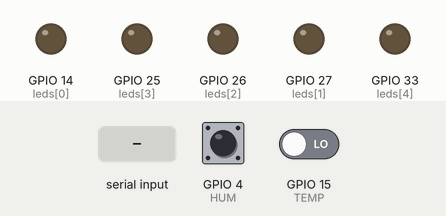
Simulated run of this sketch. Board: ESP32. Parts: output pins drawn as LEDs (lit = HIGH). The inputs (shaded band) are chosen by the test bench; at power-on: GPIO 4 (HUM) HIGH, GPIO 15 (TEMP) LOW. Nothing arrives over Bluetooth unless stated; what the sketch prints to the serial monitor is not drawn.

Above: at 1.2 s.
1.3 s: "1\n" received over the second serial link
At 1.9 s:
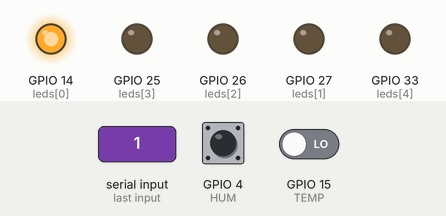
2.8 s: "2\n" received over the second serial link
At 4.0 s:
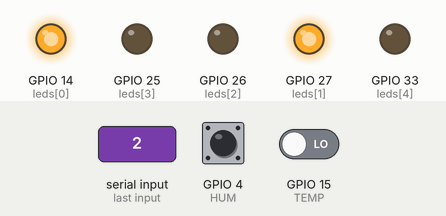
4.3 s: "1\n" received over the second serial link
At 5.3 s:
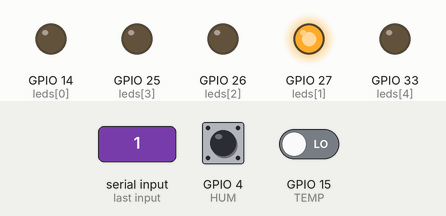
5.8 s: "0\n" received over the second serial link
At 6.4 s:
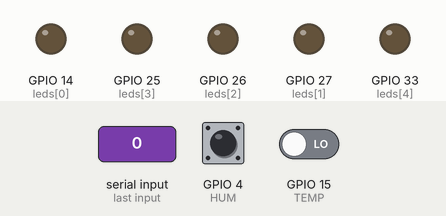
Timing chart, 0 to 8.3 s (numbered marks = the images above; inputs shaded):
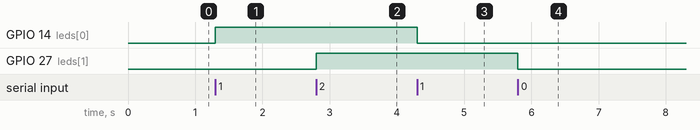

Measured:
- after the input at 1.3 s, GPIO 14 (leds[0]): LOW → HIGH at once
- after the input at 2.8 s, GPIO 27 (leds[1]): LOW → HIGH at once
- after the input at 4.3 s, GPIO 14 (leds[0]): HIGH → LOW at once
- after the input at 5.8 s, GPIO 27 (leds[1]): HIGH → LOW at once

The sketch:

Practica000.ino
```cpp
/*
 *Universidad Nacional Autónoma de México
 *Facultad de Ciencias
 *Licenciatura en Ciencias de la Computación
 *Seminario de Ciencias de la Computación A: Introducción al Internet de las Cosas
 *
 *Escrito por:
 *  Delgado Díaz Hermes Alberto
 *  López Montúfar José Eleazar
*/
#include <DHT.h>
#include <DHT_U.h>

#include "DHT.h"
#include "BluetoothSerial.h"

#define DHTPIN 32
#define DHTTYPE DHT11
DHT dht(DHTPIN, DHTTYPE);

//Condición para habilitar el bluetooth
#if !defined(CONFIG_BT_ENABLED) || !defined(CONFIG_BLUEDROID_ENABLED)
#error Bluetooth is not enabled! Please run `make menuconfig` to and enable it
#endif

//Definir pines
#define TEMP 15 //Botón para temperatura
#define HUM 4 //Botón para humedad

BluetoothSerial BT; // Objeto Bluetooth

//Variables para el funcionamiento del botón
long timeCounter1 = 0;
long timeCounter2 = 0;
int timeThreshold = 250;
int leds[] = {14,27,26,25,33};

void setup() {
  Serial.begin(115200);
  BT.begin("ESP32HE");
  Serial.println("Bluetooth listo para emparejar!");

  dht.begin();
  for(int i = 0; i<5;i++){
    pinMode(leds[i], OUTPUT);
    digitalWrite(leds[i], LOW);
  }

  pinMode(TEMP, INPUT);
  pinMode(HUM, INPUT);
}

void loop() {
  if(digitalRead(TEMP) == 1 && millis()> timeCounter1 + timeThreshold){
    float t = dht.readTemperature();
    if(!isnan(t)){
      BT.println("Temperatura: " + String(t) + "ºC");
    }else{
      BT.println("Error al leer la temperatura. :(");
    }
    timeCounter1 = millis();
  }

  if(digitalRead(HUM) == 0 && millis()> timeCounter2 + timeThreshold){
    float h = dht.readHumidity();
    if(!isnan(h)){
      BT.println("Humedad: " + String(h) + "%");
    }else{
      BT.println("Error al leer la humedad. :(");
    }
    timeCounter2 = millis();
  }

  if(BT.available()){
    String entrada = BT.readStringUntil('\n');
    entrada.trim(); // Elimina espacios y \r

    if (entrada.length() == 1) {
      funcionLeds(entrada.charAt(0));
    } else {
      BT.println("Comando no identificado. Usa 1-5 para LEDS y 0 para apagar todos.");
    }
  }

}

void funcionLeds(char entrada){
  if (entrada == '\n' || entrada == '\r') return;
  if(entrada >= '1' && entrada <= '5' ){
    int led = entrada - '1';
    digitalWrite(leds[led],!digitalRead(leds[led]));
    BT.println(String("LED ") + (led + 1) + (digitalRead(leds[led]) ? " encendido" : " apagado"));
  }else if(entrada == '0' ){
    for(int i = 0; i<5; i++){
      digitalWrite(leds[i],LOW);
    }
    BT.println("Todos los LEDS han sido apagados");
  }else{
    BT.println("Comando no identificado. Usa 1-5 para LEDS y 0 para apagar todos.");
  }
}
```
